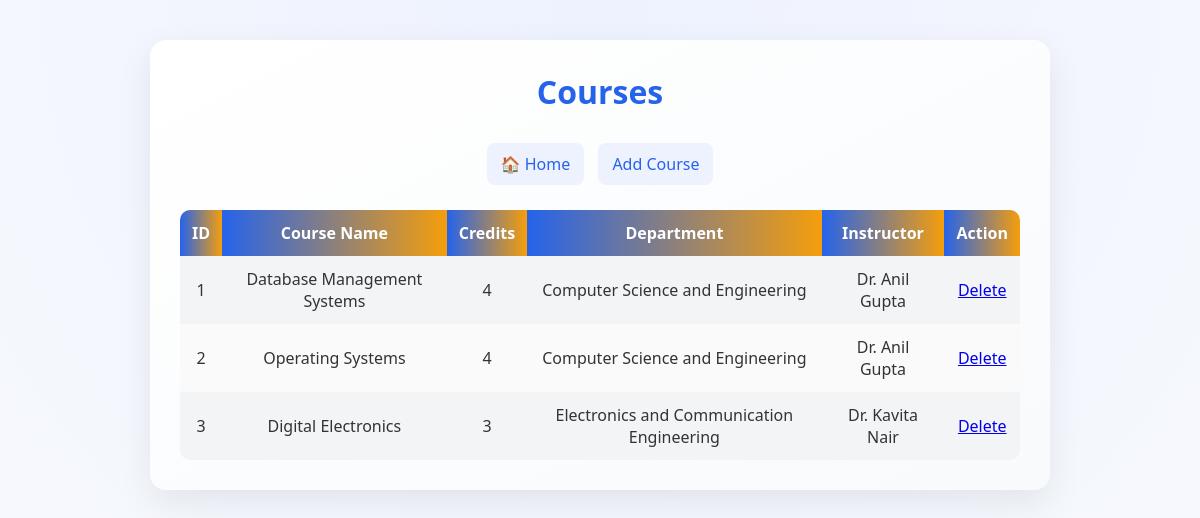
The page /view_courses.php on the database its author committed.
### tables this page shows
CREATE TABLE Course (
    Course_ID INT AUTO_INCREMENT PRIMARY KEY,
    Course_Name VARCHAR(100),
    Credits INT,
    Department_ID INT,
    Instructor_ID INT,
    FOREIGN KEY (Department_ID) REFERENCES Department(Department_ID),
    FOREIGN KEY (Instructor_ID) REFERENCES Instructor(Instructor_ID)
);

CREATE TABLE Department (
    Department_ID INT AUTO_INCREMENT PRIMARY KEY,
    Department_Name VARCHAR(100),
    Office_Location VARCHAR(100)
);

CREATE TABLE Instructor (
    Instructor_ID INT AUTO_INCREMENT PRIMARY KEY,
    Name VARCHAR(100),
    Email VARCHAR(100),
    Department_ID INT,
    FOREIGN KEY (Department_ID) REFERENCES Department(Department_ID)
);

### view_courses.php (the view)
<?php
include 'db.php';
$sql = "SELECT
            C.Course_ID,
            C.Course_Name,
            C.Credits,
            D.Department_Name,
            I.Name AS Instructor_Name
        FROM Course C
        JOIN Department D ON C.Department_ID = D.Department_ID
        LEFT JOIN Instructor I ON C.Instructor_ID = I.Instructor_ID";
$result = $conn->query($sql);
?>
<link rel="stylesheet" href="style.css">
<div class="container">
    <h1>Courses</h1>
    <div class="nav">
        <a href="index.php">🏠 Home</a>
        <a href="add_course.php">Add Course</a>
    </div>
    <table>
        <tr>
            <th>ID</th>
            <th>Course Name</th>
            <th>Credits</th>
            <th>Department</th>
            <th>Instructor</th>
            <th>Action</th>
        </tr>
        <?php
        if($result->num_rows > 0){
            while($row = $result->fetch_assoc()){
                echo "<tr>
                        <td>{$row['Course_ID']}</td>
                        <td>{$row['Course_Name']}</td>
                        <td>{$row['Credits']}</td>
                        <td>{$row['Department_Name']}</td>
                        <td>{$row['Instructor_Name']}</td>
                        <td>
                            <a href='delete_course.php?id={$row['Course_ID']}'
                            onclick=\"return confirm('Delete this course?')\">
                            Delete
                            </a>
                        </td>
                      </tr>";
            }
        } else {
            echo "<tr><td colspan='6'>No courses found</td></tr>";
        }
        ?>
    </table>
</div>

### style.css (style rules this page uses)
* { margin: 0; padding: 0; box-sizing: border-box; font-family: 'Segoe UI', sans-serif; }
.container { width: 75%; margin: 40px auto; background: linear-gradient(to bottom right, #ffffff, #f8fafc); padding: 30px; border-radius: 16px; box-shadow: 0 12px 35px rgba(0,0,0,0.08); }
h1 { text-align: center; margin-bottom: 25px; color: #2563eb; font-weight: 700; }
.nav { text-align: center; margin-bottom: 20px; }
.nav a { display: inline-block; margin: 5px; padding: 10px 14px; background: #eef2ff; color: #2563eb; border-radius: 8px; text-decoration: none; transition: 0.25s; }
table { width: 100%; border-collapse: collapse; margin-top: 20px; border-radius: 10px; overflow: hidden; }
th { background: linear-gradient(to right, #2563eb, #f59e0b); color: white; padding: 12px; }
td { padding: 12px; text-align: center; background: #fafafa; transition: 0.2s; }
tr:nth-child(even) td { background: #f3f4f6; }

### rows shown on the page
course: Course_ID "1", Course_Name "Database Management Systems", Credits "4", Department_ID.Department_Name "Computer Science and Engineering", Instructor_ID.Name "Dr. Anil Gupta"
course: Course_ID "2", Course_Name "Operating Systems", Credits "4", Department_ID.Department_Name "Computer Science and Engineering", Instructor_ID.Name "Dr. Anil Gupta"
course: Course_ID "3", Course_Name "Digital Electronics", Credits "3", Department_ID.Department_Name "Electronics and Communication Engineering", Instructor_ID.Name "Dr. Kavita Nair"
